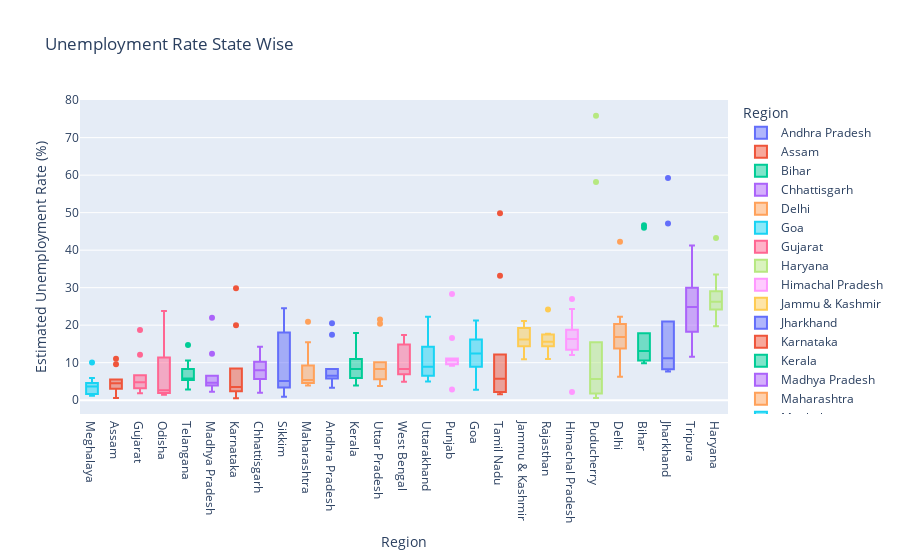

Notebook cell for this chart:
### Code cell
fg = px.box(df, x='Region', y=' Estimated Unemployment Rate (%)', color='Region',
            title='Unemployment Rate State Wise', template='plotly')
fg.update_layout(xaxis={'categoryorder': 'total ascending'})
fg.show()

### Figure 1 — Plotly figure (JSON) as saved in the notebook; plotly's stock layout.template omitted (floating-point values rounded to 4 significant figures)
{"data": [{"alignmentgroup": "True", "hovertemplate": "Region=%{x}<br> Estimated Unemployment Rate (%)=%{y}<extra></extra>", "legendgroup": "Andhra Pradesh", "marker": {"color": "#636efa"}, "name": "Andhra Pradesh", "notched": false, "offsetgroup": "Andhra Pradesh", "orientation": "v", "showlegend": true, "type": "box", "x": ["Andhra Pradesh", "Andhra Pradesh", "Andhra Pradesh", "Andhra Pradesh", "Andhra Pradesh", "Andhra Pradesh", "Andhra Pradesh", "Andhra Pradesh", "Andhra Pradesh", "Andhra Pradesh"], "x0": " ", "xaxis": "x", "y": [5.48, 5.83, 5.79, 20.51, 17.43, 3.31, 8.34, 6.96, 6.4, 6.59], "y0": " ", "yaxis": "y"}, {"alignmentgroup": "True", "hovertemplate": "Region=%{x}<br> Estimated Unemployment Rate (%)=%{y}<extra></extra>", "legendgroup": "Assam", "marker": {"color": "#EF553B"}, "name": "Assam", "notched": false, "offsetgroup": "Assam", "orientation": "v", "showlegend": true, "type": "box", "x": ["Assam", "Assam", "Assam", "Assam", "Assam", "Assam", "Assam", "Assam", "Assam", "Assam"], "x0": " ", "xaxis": "x", "y": [4.66, 4.41, 4.77, 11.06, 9.55, 0.6, 3.77, 5.53, 1.19, 3.02], "y0": " ", "yaxis": "y"}, {"alignmentgroup": "True", "hovertemplate": "Region=%{x}<br> Estimated Unemployment Rate (%)=%{y}<extra></extra>", "legendgroup": "Bihar", "marker": {"color": "#00cc96"}, "name": "Bihar", "notched": false, "offsetgroup": "Bihar", "orientation": "v", "showlegend": true, "type": "box", "x": ["Bihar", "Bihar", "Bihar", "Bihar", "Bihar", "Bihar", "Bihar", "Bihar", "Bihar", "Bihar"], "x0": " ", "xaxis": "x", "y": [10.61, 10.29, 15.43, 46.64, 45.96, 17.82, 12.79, 13.44, 11.91, 9.82], "y0": " ", "yaxis": "y"}, {"alignmentgroup": "True", "hovertemplate": "Region=%{x}<br> Estimated Unemployment Rate (%)=%{y}<extra></extra>", "legendgroup": "Chhattisgarh", "marker": {"color": "#ab63fa"}, "name": "Chhattisgarh", "notched": false, "offsetgroup": "Chhattisgarh", "orientation": "v", "showlegend": true, "type": "box", "x": ["Chhattisgarh", "Chhattisgarh", "Chhattisgarh", "Chhattisgarh", "Chhattisgarh", "Chhattisgarh", "Chhattisgarh", "Chhattisgarh", "Chhattisgarh", "Chhattisgarh"], "x0": " ", "xaxis": "x", "y": [9.65, 8.38, 7.54, 3.41, 10.5, 14.23, 10.27, 5.63, 1.96, 6.62], "y0": " ", "yaxis": "y"}, {"alignmentgroup": "True", "hovertemplate": "Region=%{x}<br> Estimated Unemployment Rate (%)=%{y}<extra></extra>", "legendgroup": "Delhi", "marker": {"color": "#FFA15A"}, "name": "Delhi", "notched": false, "offsetgroup": "Delhi", "orientation": "v", "showlegend": true, "type": "box", "x": ["Delhi", "Delhi", "Delhi", "Delhi", "Delhi", "Delhi", "Delhi", "Delhi", "Delhi", "Delhi"], "x0": " ", "xaxis": "x", "y": [22.23, 14.84, 17.04, 16.68, 42.27, 18.19, 20.3, 13.79, 12.53, 6.27], "y0": " ", "yaxis": "y"}, {"alignmentgroup": "True", "hovertemplate": "Region=%{x}<br> Estimated Unemployment Rate (%)=%{y}<extra></extra>", "legendgroup": "Goa", "marker": {"color": "#19d3f3"}, "name": "Goa", "notched": false, "offsetgroup": "Goa", "orientation": "v", "showlegend": true, "type": "box", "x": ["Goa", "Goa", "Goa", "Goa", "Goa", "Goa", "Goa", "Goa", "Goa", "Goa"], "x0": " ", "xaxis": "x", "y": [8.89, 2.81, 5.25, 13.31, 21.25, 9.96, 17.07, 16.21, 15.38, 11.54], "y0": " ", "yaxis": "y"}, {"alignmentgroup": "True", "hovertemplate": "Region=%{x}<br> Estimated Unemployment Rate (%)=%{y}<extra></extra>", "legendgroup": "Gujarat", "marker": {"color": "#FF6692"}, "name": "Gujarat", "notched": false, "offsetgroup": "Gujarat", "orientation": "v", "showlegend": true, "type": "box", "x": ["Gujarat", "Gujarat", "Gujarat", "Gujarat", "Gujarat", "Gujarat", "Gujarat", "Gujarat", "Gujarat", "Gujarat"], "x0": " ", "xaxis": "x", "y": [5.54, 6.38, 6.66, 18.71, 12.11, 3.2, 1.84, 1.87, 3.42, 4.03], "y0": " ", "yaxis": "y"}, {"alignmentgroup": "True", "hovertemplate": "Region=%{x}<br> Estimated Unemployment Rate (%)=%{y}<extra></extra>", "legendgroup": "Haryana", "marker": {"color": "#B6E880"}, "name": "Haryana", "notched": false, "offsetgroup": "Haryana", "orientation": "v", "showlegend": true, "type": "box", "x": ["Haryana", "Haryana", "Haryana", "Haryana", "Haryana", "Haryana", "Haryana", "Haryana", "Haryana", "Haryana"], "x0": " ", "xaxis": "x", "y": [20.34, 25.77, 25.05, 43.22, 29.02, 26.7, 24.18, 33.5, 19.68, 27.31], "y0": " ", "yaxis": "y"}, {"alignmentgroup": "True", "hovertemplate": "Region=%{x}<br> Estimated Unemployment Rate (%)=%{y}<extra></extra>", "legendgroup": "Himachal Pradesh", "marker": {"color": "#FF97FF"}, "name": "Himachal Pradesh", "notched": false, "offsetgroup": "Himachal Pradesh", "orientation": "v", "showlegend": true, "type": "box", "x": ["Himachal Pradesh", "Himachal Pradesh", "Himachal Pradesh", "Himachal Pradesh", "Himachal Pradesh", "Himachal Pradesh", "Himachal Pradesh", "Himachal Pradesh", "Himachal Pradesh", "Himachal Pradesh"], "x0": " ", "xaxis": "x", "y": [16.83, 16.84, 18.76, 2.2, 26.95, 13.47, 24.31, 15.79, 12.04, 13.46], "y0": " ", "yaxis": "y"}, {"alignmentgroup": "True", "hovertemplate": "Region=%{x}<br> Estimated Unemployment Rate (%)=%{y}<extra></extra>", "legendgroup": "Jammu & Kashmir", "marker": {"color": "#FECB52"}, "name": "Jammu & Kashmir", "notched": false, "offsetgroup": "Jammu & Kashmir", "orientation": "v", "showlegend": true, "type": "box", "x": ["Jammu & Kashmir", "Jammu & Kashmir", "Jammu & Kashmir", "Jammu & Kashmir", "Jammu & Kashmir", "Jammu & Kashmir", "Jammu & Kashmir", "Jammu & Kashmir", "Jammu & Kashmir"], "x0": " ", "xaxis": "x", "y": [21.08, 20.78, 15.5, 18.74, 17.92, 10.88, 11.09, 16.17, 16.14], "y0": " ", "yaxis": "y"}, {"alignmentgroup": "True", "hovertemplate": "Region=%{x}<br> Estimated Unemployment Rate (%)=%{y}<extra></extra>", "legendgroup": "Jharkhand", "marker": {"color": "#636efa"}, "name": "Jharkhand", "notched": false, "offsetgroup": "Jharkhand", "orientation": "v", "showlegend": true, "type": "box", "x": ["Jharkhand", "Jharkhand", "Jharkhand", "Jharkhand", "Jharkhand", "Jharkhand", "Jharkhand", "Jharkhand", "Jharkhand", "Jharkhand"], "x0": " ", "xaxis": "x", "y": [10.61, 11.85, 8.23, 47.09, 59.23, 20.95, 7.63, 9.76, 8.24, 11.8], "y0": " ", "yaxis": "y"}, {"alignmentgroup": "True", "hovertemplate": "Region=%{x}<br> Estimated Unemployment Rate (%)=%{y}<extra></extra>", "legendgroup": "Karnataka", "marker": {"color": "#EF553B"}, "name": "Karnataka", "notched": false, "offsetgroup": "Karnataka", "orientation": "v", "showlegend": true, "type": "box", "x": ["Karnataka", "Karnataka", "Karnataka", "Karnataka", "Karnataka", "Karnataka", "Karnataka", "Karnataka", "Karnataka", "Karnataka"], "x0": " ", "xaxis": "x", "y": [2.86, 3.61, 3.46, 29.84, 19.97, 8.44, 4.01, 0.5, 2.41, 1.58], "y0": " ", "yaxis": "y"}, {"alignmentgroup": "True", "hovertemplate": "Region=%{x}<br> Estimated Unemployment Rate (%)=%{y}<extra></extra>", "legendgroup": "Kerala", "marker": {"color": "#00cc96"}, "name": "Kerala", "notched": false, "offsetgroup": "Kerala", "orientation": "v", "showlegend": true, "type": "box", "x": ["Kerala", "Kerala", "Kerala", "Kerala", "Kerala", "Kerala", "Kerala", "Kerala", "Kerala", "Kerala"], "x0": " ", "xaxis": "x", "y": [5.31, 7.6, 8.99, 16.99, 17.88, 9.71, 7.09, 10.98, 5.91, 3.88], "y0": " ", "yaxis": "y"}, {"alignmentgroup": "True", "hovertemplate": "Region=%{x}<br> Estimated Unemployment Rate (%)=%{y}<extra></extra>", "legendgroup": "Madhya Pradesh", "marker": {"color": "#ab63fa"}, "name": "Madhya Pradesh", "notched": false, "offsetgroup": "Madhya Pradesh", "orientation": "v", "showlegend": true, "type": "box", "x": ["Madhya Pradesh", "Madhya Pradesh", "Madhya Pradesh", "Madhya Pradesh", "Madhya Pradesh", "Madhya Pradesh", "Madhya Pradesh", "Madhya Pradesh", "Madhya Pradesh", "Madhya Pradesh"], "x0": " ", "xaxis": "x", "y": [4.11, 4.57, 2.22, 12.36, 21.98, 6.48, 5.08, 4.7, 3.91, 3.13], "y0": " ", "yaxis": "y"}, {"alignmentgroup": "True", "hovertemplate": "Region=%{x}<br> Estimated Unemployment Rate (%)=%{y}<extra></extra>", "legendgroup": "Maharashtra", "marker": {"color": "#FFA15A"}, "name": "Maharashtra", "notched": false, "offsetgroup": "Maharashtra", "orientation": "v", "showlegend": true, "type": "box", "x": ["Maharashtra", "Maharashtra", "Maharashtra", "Maharashtra", "Maharashtra", "Maharashtra", "Maharashtra", "Maharashtra", "Maharashtra", "Maharashtra"], "x0": " ", "xaxis": "x", "y": [4.95, 4.69, 5.79, 20.9, 15.46, 9.23, 3.89, 6.23, 4.55, 4.1], "y0": " ", "yaxis": "y"}, {"alignmentgroup": "True", "hovertemplate": "Region=%{x}<br> Estimated Unemployment Rate (%)=%{y}<extra></extra>", "legendgroup": "Meghalaya", "marker": {"color": "#19d3f3"}, "name": "Meghalaya", "notched": false, "offsetgroup": "Meghalaya", "orientation": "v", "showlegend": true, "type": "box", "x": ["Meghalaya", "Meghalaya", "Meghalaya", "Meghalaya", "Meghalaya", "Meghalaya", "Meghalaya", "Meghalaya", "Meghalaya", "Meghalaya"], "x0": " ", "xaxis": "x", "y": [1.66, 3.59, 1.58, 10.03, 5.92, 1.15, 2.1, 3.74, 4.29, 4.6], "y0": " ", "yaxis": "y"}, {"alignmentgroup": "True", "hovertemplate": "Region=%{x}<br> Estimated Unemployment Rate (%)=%{y}<extra></extra>", "legendgroup": "Odisha", "marker": {"color": "#FF6692"}, "name": "Odisha", "notched": false, "offsetgroup": "Odisha", "orientation": "v", "showlegend": true, "type": "box", "x": ["Odisha", "Odisha", "Odisha", "Odisha", "Odisha", "Odisha", "Odisha", "Odisha", "Odisha", "Odisha"], "x0": " ", "xaxis": "x", "y": [1.9, 3.12, 13.08, 23.76, 11.41, 3.77, 1.88, 1.42, 2.1, 2.18], "y0": " ", "yaxis": "y"}, {"alignmentgroup": "True", "hovertemplate": "Region=%{x}<br> Estimated Unemployment Rate (%)=%{y}<extra></extra>", "legendgroup": "Puducherry", "marker": {"color": "#B6E880"}, "name": "Puducherry", "notched": false, "offsetgroup": "Puducherry", "orientation": "v", "showlegend": true, "type": "box", "x": ["Puducherry", "Puducherry", "Puducherry", "Puducherry", "Puducherry", "Puducherry", "Puducherry", "Puducherry", "Puducherry", "Puducherry"], "x0": " ", "xaxis": "x", "y": [0.58, 1.76, 1.2, 75.85, 58.19, 4.24, 15.47, 5.05, 10.9, 6.18], "y0": " ", "yaxis": "y"}, {"alignmentgroup": "True", "hovertemplate": "Region=%{x}<br> Estimated Unemployment Rate (%)=%{y}<extra></extra>", "legendgroup": "Punjab", "marker": {"color": "#FF97FF"}, "name": "Punjab", "notched": false, "offsetgroup": "Punjab", "orientation": "v", "showlegend": true, "type": "box", "x": ["Punjab", "Punjab", "Punjab", "Punjab", "Punjab", "Punjab", "Punjab", "Punjab", "Punjab", "Punjab"], "x0": " ", "xaxis": "x", "y": [11.11, 10.97, 10.32, 2.86, 28.33, 16.55, 9.19, 10.99, 9.61, 9.88], "y0": " ", "yaxis": "y"}, {"alignmentgroup": "True", "hovertemplate": "Region=%{x}<br> Estimated Unemployment Rate (%)=%{y}<extra></extra>", "legendgroup": "Rajasthan", "marker": {"color": "#FECB52"}, "name": "Rajasthan", "notched": false, "offsetgroup": "Rajasthan", "orientation": "v", "showlegend": true, "type": "box", "x": ["Rajasthan", "Rajasthan", "Rajasthan", "Rajasthan", "Rajasthan", "Rajasthan", "Rajasthan", "Rajasthan", "Rajasthan", "Rajasthan"], "x0": " ", "xaxis": "x", "y": [10.97, 15.16, 11.9, 17.7, 15.74, 14.39, 15.81, 17.51, 15.35, 24.15], "y0": " ", "yaxis": "y"}, {"alignmentgroup": "True", "hovertemplate": "Region=%{x}<br> Estimated Unemployment Rate (%)=%{y}<extra></extra>", "legendgroup": "Sikkim", "marker": {"color": "#636efa"}, "name": "Sikkim", "notched": false, "offsetgroup": "Sikkim", "orientation": "v", "showlegend": true, "type": "box", "x": ["Sikkim", "Sikkim", "Sikkim", "Sikkim", "Sikkim", "Sikkim", "Sikkim", "Sikkim"], "x0": " ", "xaxis": "x", "y": [23.57, 2.28, 24.51, 4.46, 4.45, 12.49, 5.7, 0.88], "y0": " ", "yaxis": "y"}, {"alignmentgroup": "True", "hovertemplate": "Region=%{x}<br> Estimated Unemployment Rate (%)=%{y}<extra></extra>", "legendgroup": "Tamil Nadu", "marker": {"color": "#EF553B"}, "name": "Tamil Nadu", "notched": false, "offsetgroup": "Tamil Nadu", "orientation": "v", "showlegend": true, "type": "box", "x": ["Tamil Nadu", "Tamil Nadu", "Tamil Nadu", "Tamil Nadu", "Tamil Nadu", "Tamil Nadu", "Tamil Nadu", "Tamil Nadu", "Tamil Nadu", "Tamil Nadu"], "x0": " ", "xaxis": "x", "y": [1.57, 2.09, 6.4, 49.83, 33.16, 12.2, 6.81, 2.65, 5, 2.16], "y0": " ", "yaxis": "y"}, {"alignmentgroup": "True", "hovertemplate": "Region=%{x}<br> Estimated Unemployment Rate (%)=%{y}<extra></extra>", "legendgroup": "Telangana", "marker": {"color": "#00cc96"}, "name": "Telangana", "notched": false, "offsetgroup": "Telangana", "orientation": "v", "showlegend": true, "type": "box", "x": ["Telangana", "Telangana", "Telangana", "Telangana", "Telangana", "Telangana", "Telangana", "Telangana", "Telangana", "Telangana"], "x0": " ", "xaxis": "x", "y": [5.49, 8.29, 5.77, 6.25, 14.7, 10.55, 5.36, 5.79, 3.27, 2.86], "y0": " ", "yaxis": "y"}, {"alignmentgroup": "True", "hovertemplate": "Region=%{x}<br> Estimated Unemployment Rate (%)=%{y}<extra></extra>", "legendgroup": "Tripura", "marker": {"color": "#ab63fa"}, "name": "Tripura", "notched": false, "offsetgroup": "Tripura", "orientation": "v", "showlegend": true, "type": "box", "x": ["Tripura", "Tripura", "Tripura", "Tripura", "Tripura", "Tripura", "Tripura", "Tripura", "Tripura", "Tripura"], "x0": " ", "xaxis": "x", "y": [32.67, 28.4, 29.95, 41.23, 21.51, 21.71, 18.24, 27.92, 17.35, 11.57], "y0": " ", "yaxis": "y"}, {"alignmentgroup": "True", "hovertemplate": "Region=%{x}<br> Estimated Unemployment Rate (%)=%{y}<extra></extra>", "legendgroup": "Uttar Pradesh", "marker": {"color": "#FFA15A"}, "name": "Uttar Pradesh", "notched": false, "offsetgroup": "Uttar Pradesh", "orientation": "v", "showlegend": true, "type": "box", "x": ["Uttar Pradesh", "Uttar Pradesh", "Uttar Pradesh", "Uttar Pradesh", "Uttar Pradesh", "Uttar Pradesh", "Uttar Pradesh", "Uttar Pradesh", "Uttar Pradesh", "Uttar Pradesh"], "x0": " ", "xaxis": "x", "y": [7.58, 8.98, 10.11, 21.54, 20.41, 9.47, 5.56, 5.79, 4.18, 3.75], "y0": " ", "yaxis": "y"}, {"alignmentgroup": "True", "hovertemplate": "Region=%{x}<br> Estimated Unemployment Rate (%)=%{y}<extra></extra>", "legendgroup": "Uttarakhand", "marker": {"color": "#19d3f3"}, "name": "Uttarakhand", "notched": false, "offsetgroup": "Uttarakhand", "orientation": "v", "showlegend": true, "type": "box", "x": ["Uttarakhand", "Uttarakhand", "Uttarakhand", "Uttarakhand", "Uttarakhand", "Uttarakhand", "Uttarakhand", "Uttarakhand", "Uttarakhand", "Uttarakhand"], "x0": " ", "xaxis": "x", "y": [5.49, 4.99, 19.85, 6.48, 8.01, 8.61, 12.38, 14.26, 22.26, 9.23], "y0": " ", "yaxis": "y"}, {"alignmentgroup": "True", "hovertemplate": "Region=%{x}<br> Estimated Unemployment Rate (%)=%{y}<extra></extra>", "legendgroup": "West Bengal", "marker": {"color": "#FF6692"}, "name": "West Bengal", "notched": false, "offsetgroup": "West Bengal", "orientation": "v", "showlegend": true, "type": "box", "x": ["West Bengal", "West Bengal", "West Bengal", "West Bengal", "West Bengal", "West Bengal", "West Bengal", "West Bengal", "West Bengal", "West Bengal"], "x0": " ", "xaxis": "x", "y": [6.94, 4.92, 6.92, 17.41, 17.41, 7.29, 6.83, 14.87, 9.35, 9.98], "y0": " ", "yaxis": "y"}], "layout": {"boxmode": "overlay", "legend": {"title": {"text": "Region"}, "tracegroupgap": 0}, "title": {"text": "Unemployment Rate State Wise"}, "xaxis": {"anchor": "y", "categoryarray": ["Andhra Pradesh", "Assam", "Bihar", "Chhattisgarh", "Delhi", "Goa", "Gujarat", "Haryana", "Himachal Pradesh", "Jammu & Kashmir", "Jharkhand", "Karnataka", "Kerala", "Madhya Pradesh", "Maharashtra", "Meghalaya", "Odisha", "Puducherry", "Punjab", "Rajasthan", "Sikkim", "Tamil Nadu", "Telangana", "Tripura", "Uttar Pradesh", "Uttarakhand", "West Bengal"], "categoryorder": "total ascending", "domain": [0, 1], "title": {"text": "Region"}}, "yaxis": {"anchor": "x", "domain": [0, 1], "title": {"text": " Estimated Unemployment Rate (%)"}}}}
